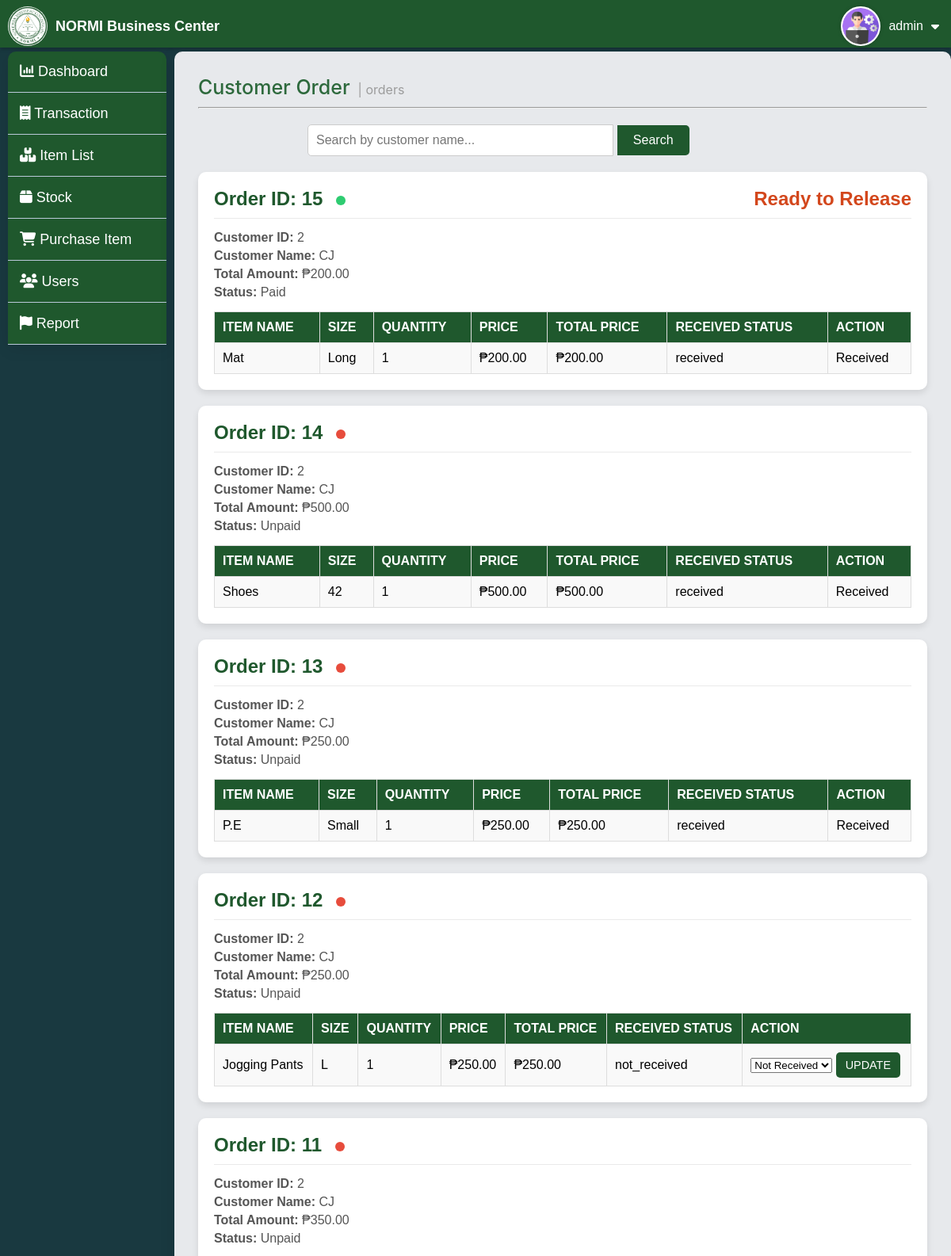
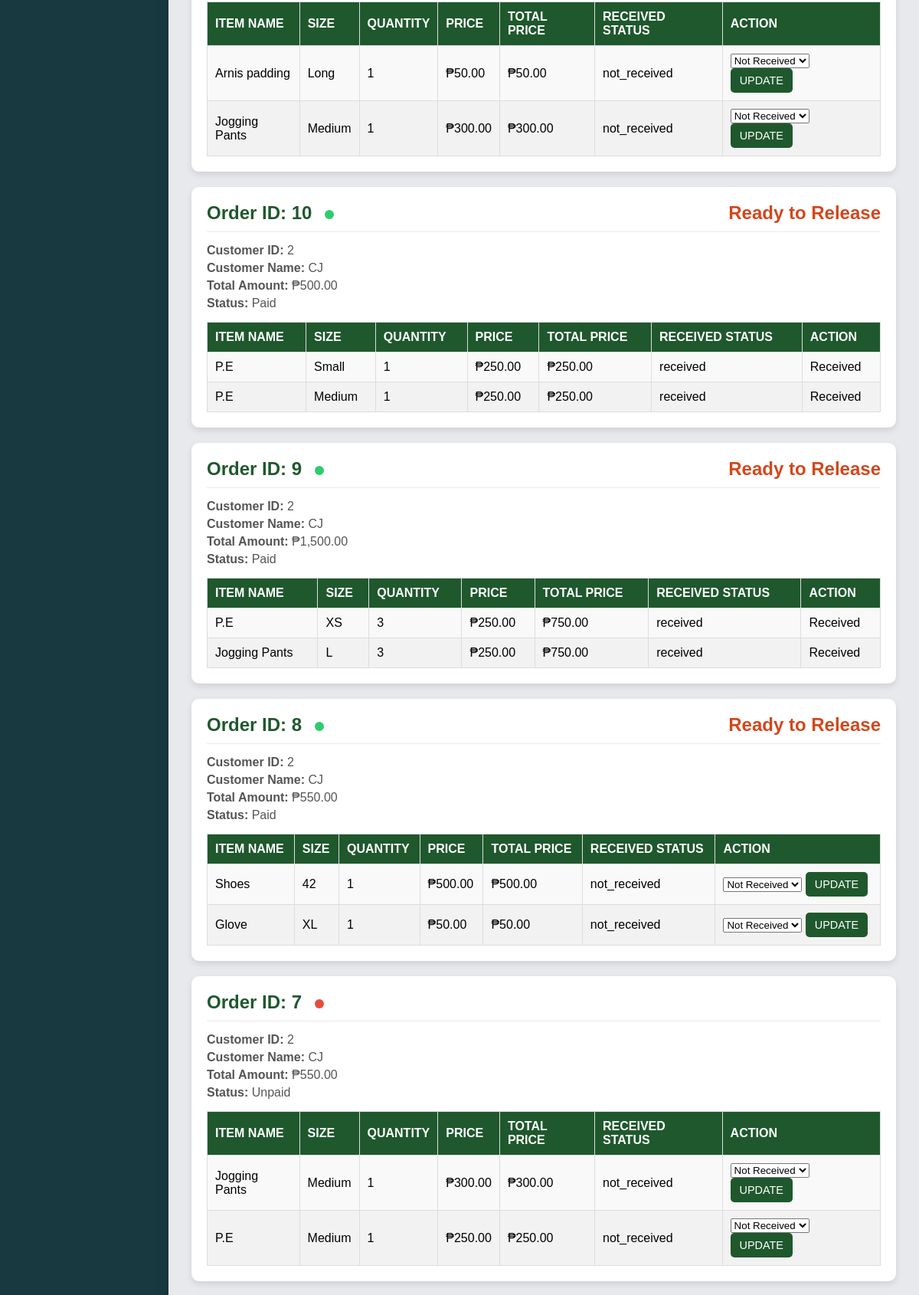
Screenshot of /admin/customer_orders.php (signed in, upper part) with the database file from the repository (2 pictures, top to bottom).
### tables this page shows
CREATE TABLE `customer_orders` (
  `id` int(11) NOT NULL,
  `customer_id` int(11) NOT NULL,
  `customer_name` varchar(255) NOT NULL,
  `total_amount` decimal(10,2) NOT NULL,
  `order_date` timestamp NOT NULL DEFAULT current_timestamp(),
  `created_at` timestamp NOT NULL DEFAULT current_timestamp(),
  `status` enum('paid','unpaid') DEFAULT 'unpaid'
);

CREATE TABLE `order_items` (
  `id` int(11) NOT NULL,
  `order_id` int(11) NOT NULL,
  `item_name` varchar(255) NOT NULL,
  `size` varchar(50) DEFAULT NULL,
  `quantity` int(11) NOT NULL,
  `price` decimal(10,2) NOT NULL,
  `received_status` enum('received','not_received') DEFAULT 'not_received'
);

### admin/customer_orders.php (the view, shortened to what this page needs)
<?php
include '../db.php';
$searchKeyword = isset($_GET['search']) ? trim($_GET['search']) : '';
try {
    $pdo = new PDO("mysql:host=$host;dbname=$dbname", $username, $password);
    $pdo->setAttribute(PDO::ATTR_ERRMODE, PDO::ERRMODE_EXCEPTION);
    if ($searchKeyword !== '') {
        $stmt = $pdo->prepare("SELECT * FROM customer_orders WHERE customer_name LIKE ? ORDER BY created_at DESC");
        $stmt->execute(["%$searchKeyword%"]);
    } else {
        $stmt = $pdo->prepare("SELECT * FROM customer_orders ORDER BY created_at DESC");
        $stmt->execute();
    }
    $orders = $stmt->fetchAll(PDO::FETCH_ASSOC);
    $orderDetails = [];
    foreach ($orders as $order) {
        $orderId = $order['id'];
        $stmt = $pdo->prepare("SELECT * FROM order_items WHERE order_id = ?");
        $stmt->execute([$orderId]);
        $orderItems = $stmt->fetchAll(PDO::FETCH_ASSOC);
        $orderDetails[$orderId] = $orderItems;
    }
} catch (PDOException $e) {
    die("Error fetching orders: " . $e->getMessage());
}
?>
<!DOCTYPE html>
<html lang="en">
<head>
    <link rel="stylesheet" href="css/customer_orders_list.css">
</head>
<body>
<?php include_once('navbar.php'); ?>
<?php include_once('sidebar.php'); ?>
<div class="container">
    <div class="toplabel">
        <h1>Customer Order</h1>
        <p>| orders</p>
    </div>
    <hr>
    <div class="search-bar">
        <form method="GET" action="" class="search-bar-box">
            <input type="text" name="search" class="search-input" placeholder="Search by customer name..." value="<?php echo htmlspecialchars($searchKeyword); ?>">
            <button type="submit" class="search-button">Search</button>
        </form>
    </div>
    <?php if (empty($orders)): ?>
        <p style="text-align: center; color: #555;">No customer orders available.</p>
    <?php else: ?>
        <?php foreach ($orders as $order): ?>
            <div class="order-card">
                <div class="order-header">
                    <h3>Order ID: <?php echo htmlspecialchars($order['id']); ?>
                        <span class="status-circle <?php echo $order['status']; ?>"></span>
                    </h3>
                    <p>
                        <strong class="readyto">
                            <?php
                                if ($order['status'] === 'paid') {
                                    echo 'Ready to Release';
                                } elseif ($order['status'] === 'released') {
                                    echo 'Released';
                                }
                            ?>
                        </strong>
                    </p>
                </div>
                <div class="order-details">
                    <p><strong>Customer ID:</strong> <?php echo htmlspecialchars($order['customer_id']); ?></p>
                    <p><strong>Customer Name:</strong> <?php echo htmlspecialchars($order['customer_name']); ?></p>
                    <p><strong>Total Amount:</strong> ₱<?php echo htmlspecialchars(number_format($order['total_amount'], 2)); ?></p>
                    <p><strong>Status:</strong>
                        <?php
                            echo ucfirst($order['status']) === 'paid' ? 'Ready to Release' : ucfirst($order['status']);
                        ?>
                    </p>
                </div>
                <div class="table-container">
                    <table>
                        <thead>
                            <tr>
                                <th>Item Name</th>
                                <th>Size</th>
                                <th>Quantity</th>
                                <th>Price</th>
                                <th>Total Price</th>
                                <th>Received Status</th>
                                <th>Action</th>
                            </tr>
                        </thead>
                        <tbody>
                            <?php foreach ($orderDetails[$order['id']] as $item): ?>
                                <tr>
                                    <td><?php echo htmlspecialchars($item['item_name']); ?></td>
                                    <td><?php echo htmlspecialchars($item['size']); ?></td>
                                    <td><?php echo htmlspecialchars($item['quantity']); ?></td>
                                    <td>₱<?php echo htmlspecialchars(number_format($item['price'], 2)); ?></td>
                                    <td>₱<?php echo htmlspecialchars(number_format($item['quantity'] * $item['price'], 2)); ?></td>
                                    <td><?php echo htmlspecialchars($item['received_status']); ?></td>
                                    <td>
                                        <form method="POST" class="form-inline">
                                            <?php if ($item['received_status'] === 'received'): ?>
                                                <span class="received-text">Received</span>
                                            <?php else: ?>
                                                <select name="received_status" class="select">
                                                    <option value="not_received" <?php echo $item['received_status'] === 'not_received' ? 'selected' : ''; ?>>Not Received</option>
                                                </select>
                                                <button type="submit" name="update_item_status" class="btn btn-update">Update</button>
                                            <?php endif; ?>
                                        </form>
                                    </td>
                                </tr>
                            <?php endforeach; ?>
                        </tbody>
                    </table>
                </div>
            </div>
        <?php endforeach; ?>
    <?php endif; ?>
</div>
</body>
</html>

### admin/navbar.php (shortened to what this page needs)
<?php
include_once '../db.php';
try {
    $pdo = new PDO("mysql:host=$host;dbname=$dbname", $username, $password);
    $pdo->setAttribute(PDO::ATTR_ERRMODE, PDO::ERRMODE_EXCEPTION);
} catch (PDOException $e) {
    error_log("Database connection error: " . $e->getMessage());
    die("Could not connect to the database. Please try again later.");
}
if (isset($_SESSION['all_username'])) {
    $stmt = $pdo->prepare("SELECT username FROM admins WHERE username = :username");
    $stmt->bindParam(':username', $_SESSION['all_username'], PDO::PARAM_STR);
    $stmt->execute();
    $user = $stmt->fetch(PDO::FETCH_ASSOC);
    if ($user) {
        $username = $user['username'];
    }
}
?>
<!DOCTYPE html>
<html lang="en">
<head>
    <link rel="stylesheet" href="https://cdnjs.cloudflare.com/ajax/libs/font-awesome/6.6.0/css/all.min.css">
    <link rel="stylesheet" href="css/navbar.css">
</head>
<body>
    <nav class="navbar">
        <div class="logo">
            <img src="../img/logohome.png" alt="Logo">
            <h1>NORMI Business Center</h1>
        </div>
        <div class="username">
            <div class="user">
                <div class="userpic">
                <img src="../img/admin.png" alt="User Picture">
                </div>
                <p aria-label="Logged-in Username"><?php echo htmlspecialchars($username); ?></p>
                <i class="fa-solid fa-caret-down" style="color: #fff"></i>
            </div>
        </div>
    </nav>
</body>
</html>

### admin/css/customer_orders_list.css (style rules this page uses)
* { box-sizing: border-box; margin: 0; padding: 0; }
body { font-family: Arial, sans-serif; background-color: #193940; }
.container { position: relative; margin-top: 65px; margin-left: 220px; background-color: #e7e9ec; border-radius: 10px; box-shadow: 0 4px 20px rgba(0, 0, 0, 0.1); display: flex; flex-direction: column; padding: 30px; height: auto; }
.toplabel { display: flex; gap: 10px; align-items: baseline; font-family: -apple-system, BlinkMacSystemFont, Segoe UI, Roboto, Helvetica Neue, Arial, sans-serif; }
.toplabel > h1 { font-size: 25px; font-weight: 500; color: #2d693c; margin-bottom: 10px; }
.toplabel > p { color: #9c9c9c; font-weight: 400; }
.container > hr { margin-bottom: 20px; }
.search-bar { display: flex; justify-content: center; margin-bottom: 20px; }
.search-bar-box { width: 70%; }
.search-input { width: 60%; padding: 10px; font-size: 1rem; border: 1px solid #ccc; border-radius: 5px 0 0 5px; outline: none; transition: border-color 0.3s ease; }
.search-button { padding: 10px 20px; font-size: 1rem; background-color: #1f582d; color: white; border: none; border-radius: 0 5px 5px 0; cursor: pointer; transition: background-color 0.3s ease; }
.order-card { background: white; border-radius: 10px; box-shadow: 0 4px 8px rgba(0, 0, 0, 0.1); margin-bottom: 20px; padding: 20px; transition: transform 0.3s ease, box-shadow 0.3s ease; }
.order-header { display: flex; justify-content: space-between; align-items: center; margin-bottom: 15px; border-bottom: 1px solid #eaeaea; padding-bottom: 10px; }
.order-header h3 { margin: 0; font-size: 1.5rem; color: #1f582d; }
.order-details p { margin: 5px 0; color: #555; }
.table-container { overflow-x: auto; }
table { width: 100%; border-collapse: collapse; margin-top: 10px; }
th, td { text-align: left; padding: 10px; border: 1px solid #ddd; }
th { background-color: #1f582d; color: white; font-weight: bold; text-transform: uppercase; }
td { background: #f9f9f9; }
tr:nth-child(even) td { background: #f2f2f2; }
.btn { padding: 8px 12px; border: none; border-radius: 5px; font-size: 0.9rem; cursor: pointer; text-transform: uppercase; }
.btn-update { background-color: #1f582d; color: white; }
.status-circle { display: inline-block; width: 12px; height: 12px; border-radius: 50%; margin-right: 8px; vertical-align: middle; margin-left: 10px; }
.status-circle.paid { background-color: #2ecc71; }
.status-circle.unpaid { background-color: #e74c3c; }
.readyto { margin: 0; font-size: 1.5rem; color: #d3471c; }

### admin/css/navbar.css (style rules this page uses)
.navbar { position: fixed; top: 0; left: 0; width: 100%; height: 60px; z-index: 1000; display: flex; flex-wrap: wrap; align-items: center; justify-content: space-between; background-color: #1f582d; padding: 5px 10px; box-shadow: 0 2px 5px rgba(0, 0, 0, 0.2); }
.username { max-width: 300px; cursor: pointer; transition: 0.5ms; }
.user { padding: 3px 5px; display: flex; align-items: center; justify-content: left; max-width: 300px; }
.user p { color: #fff; margin: 0; padding: 0 10px; font-weight: 500; }
.userpic { width: 50px; height: 50px; border-radius: 50%; background-color: white; }
.logo { display: flex; align-items: center; color: #fff; gap: 10px; cursor: pointer; }
.logo > h1 { font-size: 18px; font-weight: bold; }
.logo > img { border-radius: 50%; height: 50px; background-color: #fff; }

### admin/navbar.php (style rules this page uses)
.userpic { width: 50px; height: 50px; border-radius: 50%; background-color: white; overflow: hidden; display: flex; align-items: center; justify-content: center; border: 2px solid #fff; box-shadow: 0 0 5px rgba(0, 0, 0, 0.2); }
.userpic img { width: 100%; height: 100%; object-fit: cover; }

### rows the page displays
customer_orders: id "15", shows "Ready to Release", customer "2", customer_name "CJ", total_amount "200.00", status "Paid"
order_items: item_name "Mat", size "Long", quantity "1", price "200.00", $item['quantity']*$item['price'] "200.00", received_status "received", shows "Received"
customer_orders: id "14", customer "2", customer_name "CJ", total_amount "500.00", status "Unpaid"
order_items: item_name "Shoes", size "42", quantity "1", price "500.00", $item['quantity']*$item['price'] "500.00", received_status "received", shows "Received"
customer_orders: id "13", customer "2", customer_name "CJ", total_amount "250.00", status "Unpaid"
order_items: item_name "P.E", size "Small", quantity "1", price "250.00", $item['quantity']*$item['price'] "250.00", received_status "received", shows "Received"
customer_orders: id "12", customer "2", customer_name "CJ", total_amount "250.00", status "Unpaid"
order_items: item_name "Jogging Pants", size "L", quantity "1", price "250.00", $item['quantity']*$item['price'] "250.00", received_status "not_received", received_status "Not Received"
customer_orders: id "11", customer "2", customer_name "CJ", total_amount "350.00", status "Unpaid"
order_items: item_name "Arnis padding", size "Long", quantity "1", price "50.00", $item['quantity']*$item['price'] "50.00", received_status "not_received", received_status "Not Received"
order_items: item_name "Jogging Pants", size "Medium", quantity "1", price "300.00", $item['quantity']*$item['price'] "300.00", received_status "not_received", received_status "Not Received"
customer_orders: id "10", shows "Ready to Release", customer "2", customer_name "CJ", total_amount "500.00", status "Paid"
order_items: item_name "P.E", size "Small", quantity "1", price "250.00", $item['quantity']*$item['price'] "250.00", received_status "received", shows "Received"
order_items: item_name "P.E", size "Medium", quantity "1", price "250.00", $item['quantity']*$item['price'] "250.00", received_status "received", shows "Received"
customer_orders: id "9", shows "Ready to Release", customer "2", customer_name "CJ", total_amount "1,500.00", status "Paid"
order_items: item_name "P.E", size "XS", quantity "3", price "250.00", $item['quantity'] * $item['price'] "750.00", received_status "received", shows "Received"
order_items: item_name "Jogging Pants", size "L", quantity "3", price "250.00", $item['quantity'] * $item['price'] "750.00", received_status "received", shows "Received"
customer_orders: id "8", shows "Ready to Release", customer "2", customer_name "CJ", total_amount "550.00", status "Paid"
order_items: item_name "Shoes", size "42", quantity "1", price "500.00", $item['quantity']*$item['price'] "500.00", received_status "not_received", received_status "Not Received"
order_items: item_name "Glove", size "XL", quantity "1", price "50.00", $item['quantity']*$item['price'] "50.00", received_status "not_received", received_status "Not Received"
customer_orders: id "7", customer "2", customer_name "CJ", total_amount "550.00", status "Unpaid"
order_items: item_name "Jogging Pants", size "Medium", quantity "1", price "300.00", $item['quantity']*$item['price'] "300.00", received_status "not_received", received_status "Not Received"
order_items: item_name "P.E", size "Medium", quantity "1", price "250.00", $item['quantity']*$item['price'] "250.00", received_status "not_received", received_status "Not Received"

### other values shown
$username "admin"
